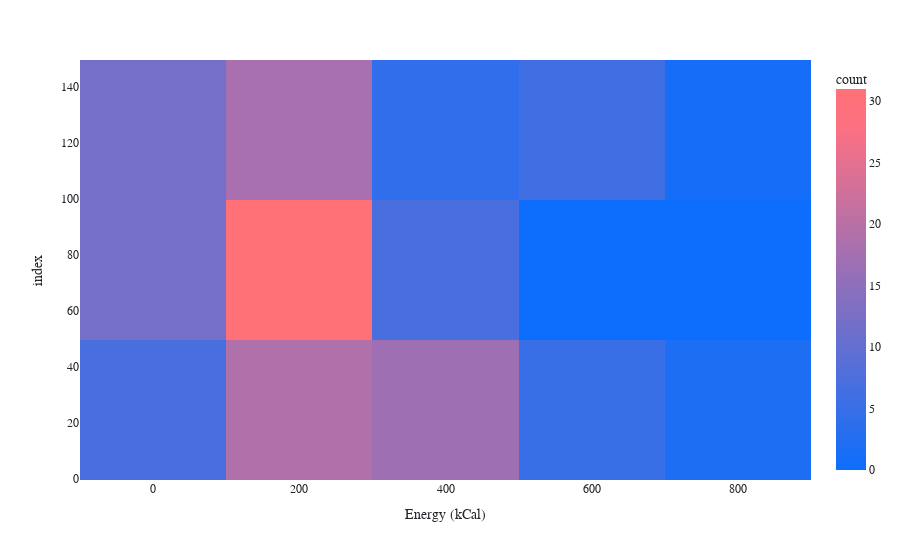

The notebook cell saved with this chart:
### Code cell
px.density_heatmap(tabela, x="Energy (kCal)")

### Figure 1 — Plotly figure (JSON) as saved in the notebook; plotly's stock layout.template omitted (floating-point values rounded to 4 significant figures; data arrays with more than 128 entries replaced by an {"elided": "..."} marker saying what was removed)
{"data": [{"coloraxis": "coloraxis", "hovertemplate": "Energy (kCal)=%{x}<br>index=%{y}<br>count=%{z}<extra></extra>", "name": "", "type": "histogram2d", "x": {"elided": "141 float values"}, "xaxis": "x", "xbingroup": "x", "y": {"elided": "141 int values"}, "yaxis": "y", "ybingroup": "y"}], "layout": {"coloraxis": {"colorbar": {"title": {"text": "count"}}, "colorscale": [[0, "#0d6efd"], [0.1, "#286eef"], [0.2, "#426fe2"], [0.3, "#5d6fd4"], [0.4, "#786fc7"], [0.5, "#926fb9"], [0.6, "#ad70ac"], [0.7, "#c8709e"], [0.8, "#e37091"], [0.9, "#fd7083"], [1, "#ff7176"]]}, "legend": {"tracegroupgap": 0}, "margin": {"t": 60}, "xaxis": {"anchor": "y", "domain": [0, 1], "title": {"text": "Energy (kCal)"}}, "yaxis": {"anchor": "x", "domain": [0, 1], "title": {"text": "index"}}}}
